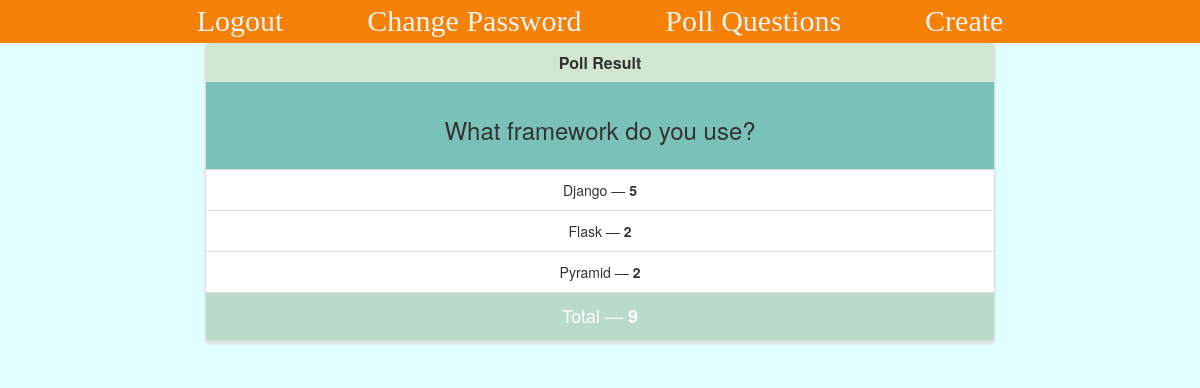
/results/1/ (signed in), run on the app's committed database.
### poll/models.py (models this page shows)
class Poll(models.Model):
    question = models.TextField()
    option_one = models.CharField(max_length=30)
    option_two = models.CharField(max_length=30)
    option_three = models.CharField(max_length=30)
    option_one_count = models.IntegerField(default=0)
    option_two_count = models.IntegerField(default=0)
    option_three_count = models.IntegerField(default=0)
    def total(self):
        return self.option_one_count + self.option_two_count + self.option_three_count

### poll/views.py (the view)
# urls.py: path('results/<poll_id>/', poll_views.results, name='results'),
def results(request, poll_id):
    poll = Poll.objects.get(pk=poll_id)
    context = {
        'poll' : poll
    }
    return render(request, 'poll/results.html', context)

### poll/templates/poll/results.html (shortened to what this page needs)
{% extends "poll/base.html" %}
{% block main %}
<div class="row">
    <div class="col-lg-8 col-lg-offset-2">
        <div class="panel panel-default">
            <div class="panel-heading">
                <h3 class="panel-title">Poll Result</h3>
            </div>
            <div class="panel-body">
                <h3>{{ poll.question }}</h3>
            </div>
            <ul class="list-group">
                <li class="list-group-item">{{ poll.option_one }} &mdash; <strong>{{ poll.option_one_count }}</strong></li>
                <li class="list-group-item">{{ poll.option_two }} &mdash; <strong>{{ poll.option_two_count }}</strong></li>
                <li class="list-group-item">{{ poll.option_three }} &mdash; <strong>{{ poll.option_three_count }}</strong></li>
            </ul>
            <div class="panel-footer">
                Total &mdash; <strong>{{ poll.total }}</strong>
            </div>
        </div>
    </div>
</div>
{% endblock %}

### poll/templates/poll/base.html (style rules this page uses)
.navbar-default, .btn, .form-control, .panel { border-radius: 1; }
.panel-default > .panel-heading { color: rgb(255, 255, 255); background-color: rgba(1, 6, 255, 0.7); border-color: rgba(245, 245, 220, .6); border-top-left-radius: 0; border-top-right-radius: 0; font-size: large; }
.panel-footer { background-color: rgba(1, 6, 255, 0.7); border-color: rgba(245, 245, 220, .4); font-size: large; color: #fff; }
.panel { box-shadow: 0px 3px 3px 0px #ddd; }
a.navbar-brand, .panel-title { font-weight: bolder; }
.panel-default > .panel-heading { color: #333; background-color: rgba(245, 245, 220, .7); border-color: rgba(245, 245, 220, .6); border-top-left-radius: 0; border-top-right-radius: 0; }
.panel { background-color: #7ac2b9 }
body { background-color:lightcyan; }
.panel-footer { background-color: rgba(245, 245, 220, .5); border-color: rgba(245, 245, 220, .4); }

### data on the page
Poll: question "What framework do you use?", option_one "Django", option_one_count "5", option_two "Flask", option_two_count "2", option_three "Pyramid", option_three_count "2", total "9"
